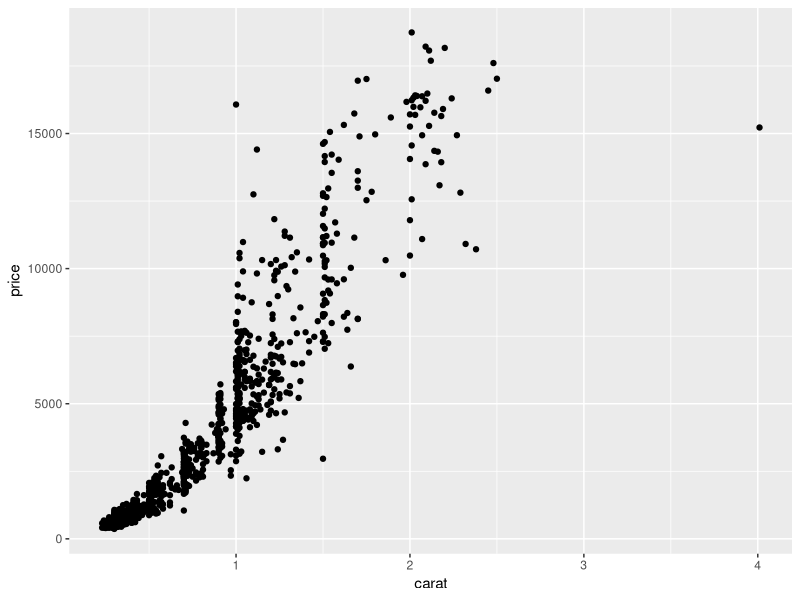
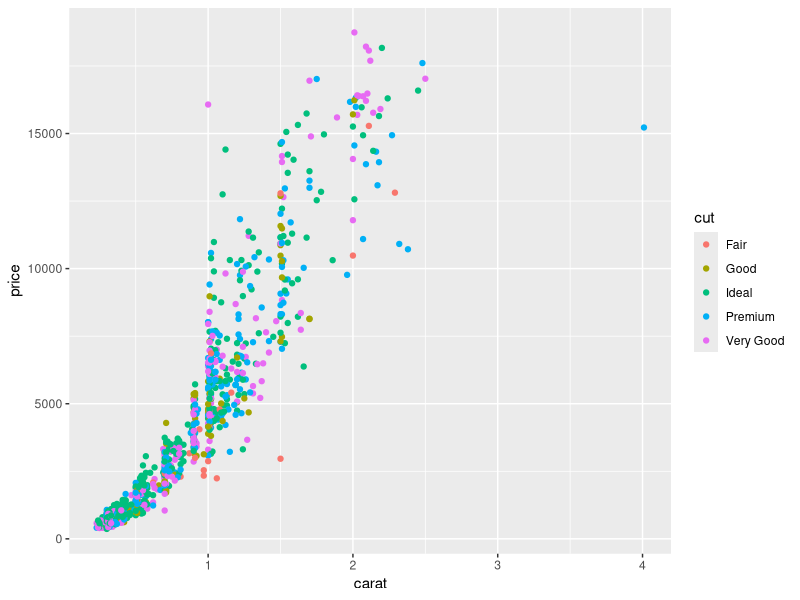
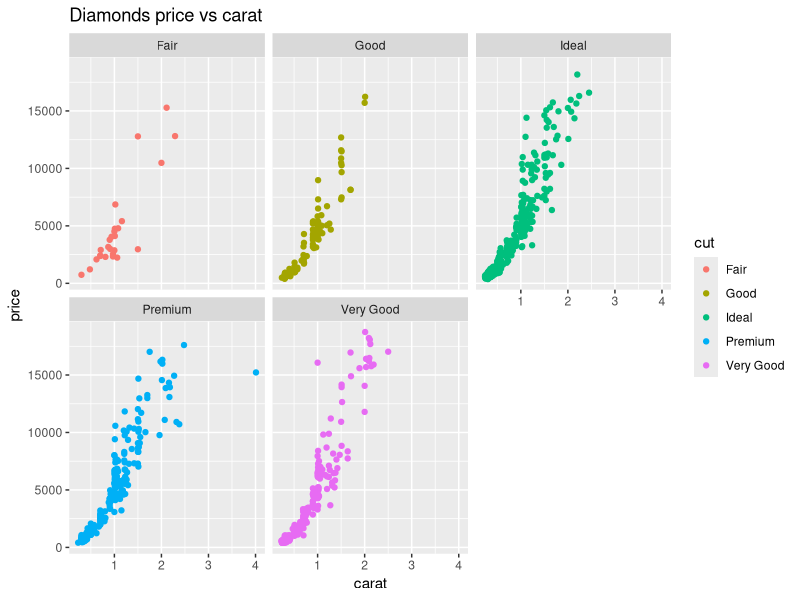
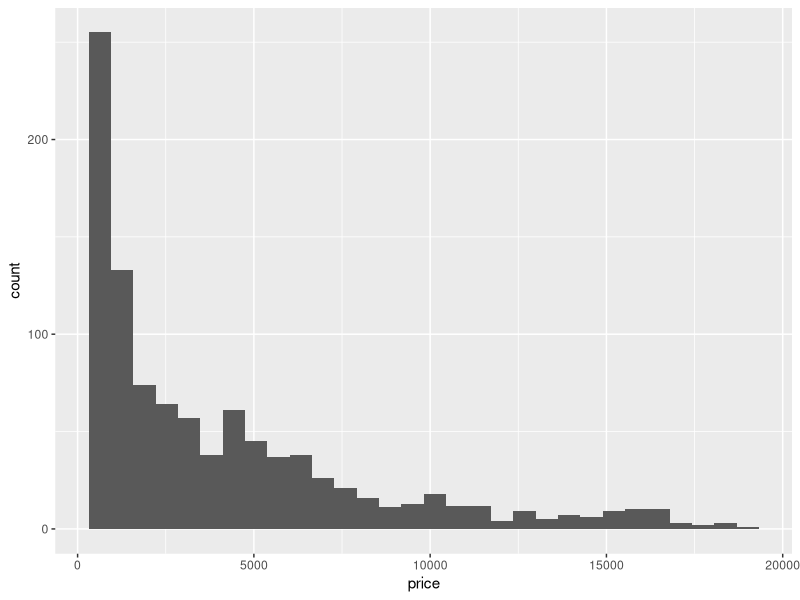
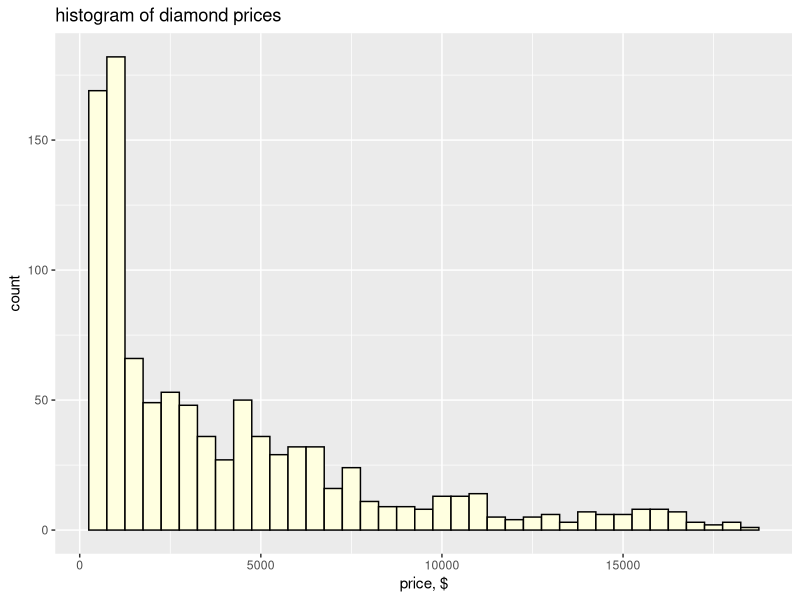
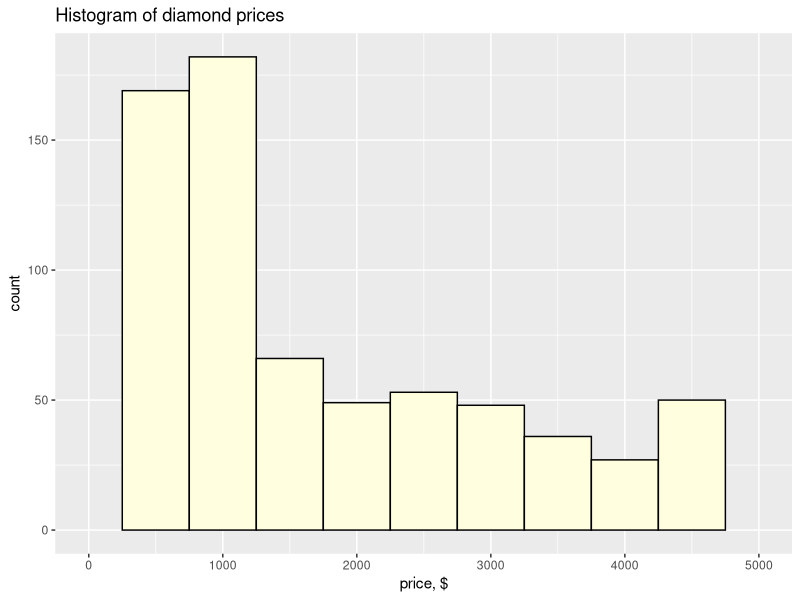
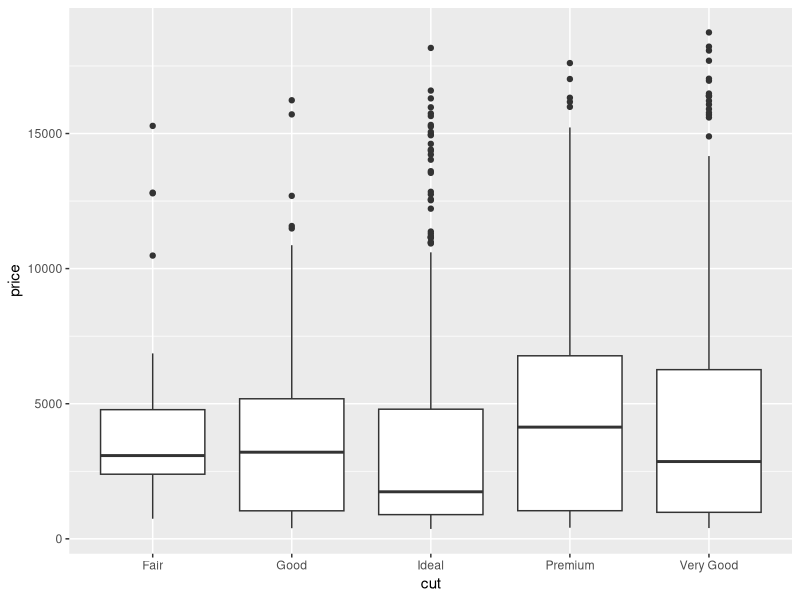
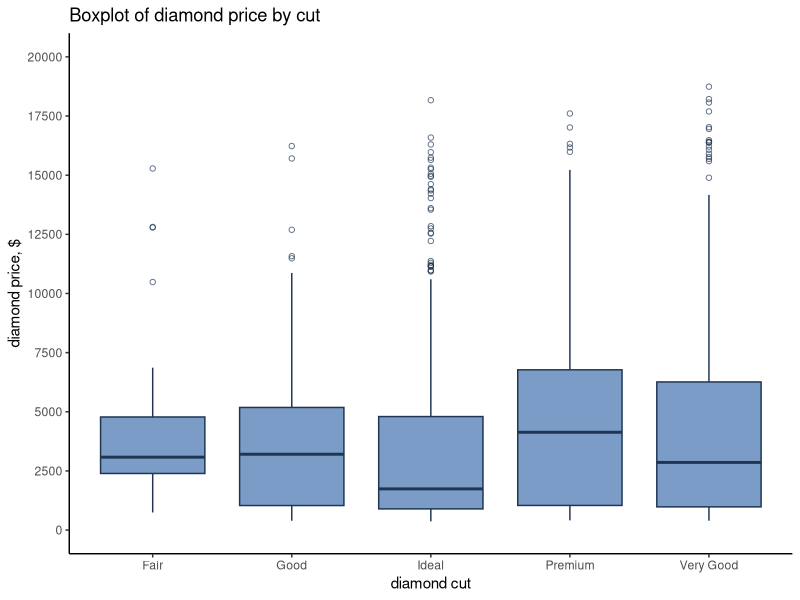

Write R code to recreate these figures, in order.
## ---- chunk 1
a <- 2
## ---- chunk 2
a <- 3 + 5
## ---- chunk 3
b <- c(1,3,5,7,9)
b <- 1:12
## ---- chunk 4
c <- c(4,3,'5',4)	
## ---- chunk 5
c <- '5'
# Now try this:
c <- 5
a <- 'RStudio'		# quotation marks make character variables
a <- as.character(5)	# this is another way to make the character variable type
## ---- chunk 6
a <- TRUE			
a <- c(TRUE, FALSE, FALSE, TRUE)
## ---- chunk 7
is.numeric(a)
## [1] FALSE
## ---- chunk 8
is.logical(a)
is.character(a)
## ---- chunk 9
c()
as.character(5)
is.numeric(a)
is.logical(a)
is.character(a)
## ---- chunk 10
as.character(5)
## ---- chunk 11
b <- as.character(5)
## ---- chunk 12
# Create three vectors: a, b, c.
# (Reminder: a vector is a sequence of data that has the same variable type)
a <- c(1,2,3,4,10,11,12)
b <- c(5,6,7,8,13,14,15)
c <- c('yes','no','no','yes','no','yes','yes')

# Combine these vectors to make and store a data frame called myData(or call it something else if you want!)
myData <- data.frame(a,b,c)

# Now run this function:
head(myData,3)
## ---- chunk 13
myData <- data.frame(a,b,c)

# Now run this function:
head(myData,3)
## ---- chunk 14
myData[4,2]
## ---- chunk 15
# Accessing COLUMNS - To access a whole column of the data frame, use the operator '$'. This allows you to find information by name. let’s find all the values with column name a:
myData$a

# Column
myData[,1]

# Row
myData[1,]
## ---- chunk 16
getwd()
## ---- chunk 17
setwd("~/Downloads")
# The ~ fills in all the other file location information automatically
## ---- chunk 18
getwd()
## ---- chunk 19
diamonds <- read.csv("diamonds.csv")
# Dataset consists of the price and quality information for 54,000 diamonds
## ---- chunk 20
head(diamonds)

## X  carat      cut color clarity depth table price    x    y    z
## 1   0.23     Ideal     E     SI2  61.5    55   326 3.95 3.98 2.43
## 2   0.21   Premium     E     SI1  59.8    61   326 3.89 3.84 2.31
## 3   0.23      Good     E     VS1  56.9    65   327 4.05 4.07 2.31
## 4   0.29   Premium     I     VS2  62.4    58   334 4.20 4.23 2.63
## 5   0.31      Good     J     SI2  63.3    58   335 4.34 4.35 2.75
## 6   0.24 Very Good     J    VVS2  62.8    57   336 3.94 3.96 2.48   

# four parameters of diamond quality: carat, cut, colour and clarity; 
# five physical measurements, depth, table, x, y and z. 
## ---- chunk 21
tail(diamonds)
## ---- chunk 22
str(diamonds)
## ---- chunk 23
# Let’s install the package! 
install.packages("ggplot2")

# load package 
library(ggplot2)
## ---- chunk 24
ggplot(data = diamonds, 
       aes(x = carat, y = price)) + geom_point()
## ---- chunk 25
ggplot(data = diamonds, 
       aes(x = carat, 
           y = price, 
           color = cut)) + geom_point()
## ---- chunk 26
ggplot(data = diamonds, aes(x = carat, y = price, color = cut)) + geom_point() +
 facet_wrap(~cut) + ggtitle("Diamonds price vs carat")
## ---- chunk 27
ggplot(data = diamonds, aes(x = price)) + geom_histogram()
## ---- chunk 28
ggplot(data = diamonds, aes(x = price)) + 
geom_histogram(binwidth = 500, col = "black", fill = "lightyellow") +
ggtitle("histogram of diamond prices") +
xlab("price, $")
## ---- chunk 29
ggplot(data = diamonds, aes(x = price)) + 
geom_histogram(binwidth = 500, col = "black", fill = "lightyellow") +
scale_x_continuous(limits = c(0,5000))+ 
ggtitle("Histogram of diamond prices")+
xlab("price, $")
## ---- chunk 30
ggplot(data = diamonds, 
       aes(x = cut, y = price)) + geom_boxplot()
## ---- chunk 31
ggplot(data = diamonds, aes(x = cut, y = price)) + 
geom_boxplot(color = "#1F3552", fill = "#4271AE", alpha = 0.7, outlier.shape = 1)+ theme_classic()+ scale_y_continuous(name = "diamond price, $", breaks = seq(0, 20000, 2500),limits=c(0, 20000)) + scale_x_discrete(name = "diamond cut") + ggtitle("Boxplot of diamond price by cut")
